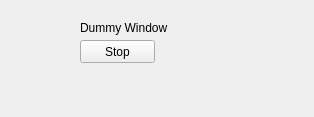
<?xml version="1.0" encoding="UTF-8"?>
<ui version="4.0">
 <class>MainWindow</class>
 <widget class="QMainWindow" name="MainWindow">
  <property name="geometry">
   <rect>
    <x>0</x>
    <y>0</y>
    <width>314</width>
    <height>117</height>
   </rect>
  </property>
  <property name="windowTitle">
   <string>MainWindow</string>
  </property>
  <widget class="QWidget" name="centralwidget">
   <property name="enabled">
    <bool>true</bool>
   </property>
   <widget class="QLabel" name="label">
    <property name="geometry">
     <rect>
      <x>80</x>
      <y>20</y>
      <width>241</width>
      <height>16</height>
     </rect>
    </property>
    <property name="text">
     <string>Dummy Window</string>
    </property>
   </widget>
   <widget class="QPushButton" name="btn">
    <property name="geometry">
     <rect>
      <x>80</x>
      <y>40</y>
      <width>75</width>
      <height>23</height>
     </rect>
    </property>
    <property name="text">
     <string>Stop</string>
    </property>
   </widget>
  </widget>
 </widget>
 <resources/>
 <connections/>
</ui>
